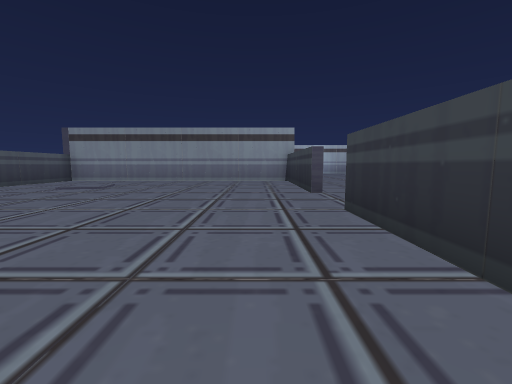
View 1 (above)

24 first-person views from a walk through a scene from a Unity 3-D project. The camera is 1.2 m above the floor, tilts 6° down and sees 90° across. The floor is counted in squares, 2 m on a side. Each view is taken from the middle of a square. On the plan, view 1 faces up. The plan holds only what a view shows up to about 9 squares ahead; the rest is blank.

View 2
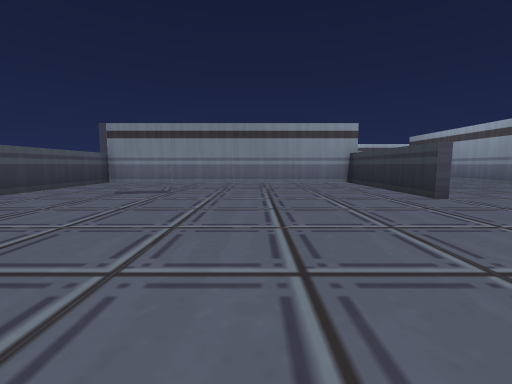

View 3
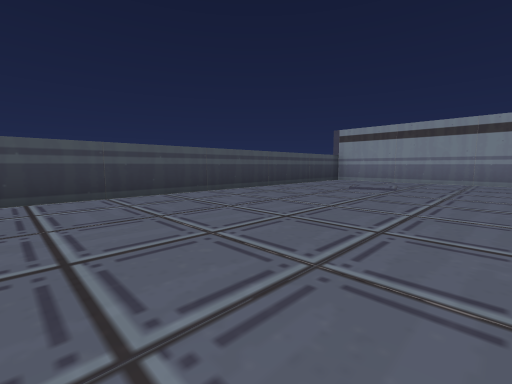

View 4
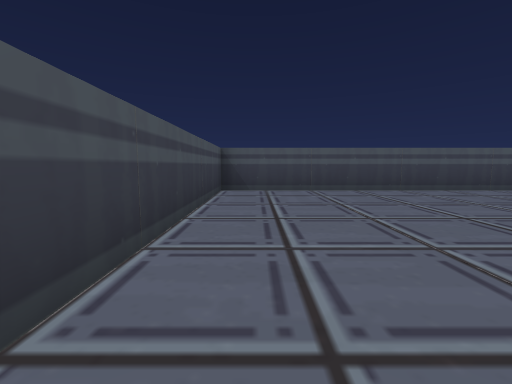

View 5
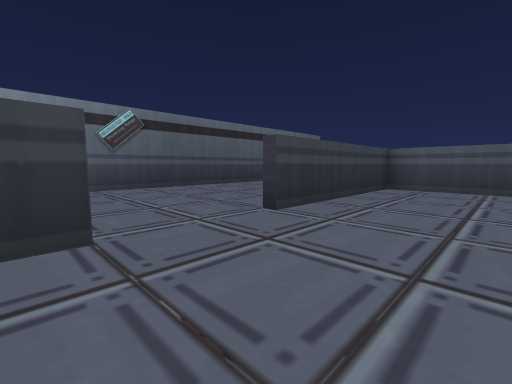

View 6
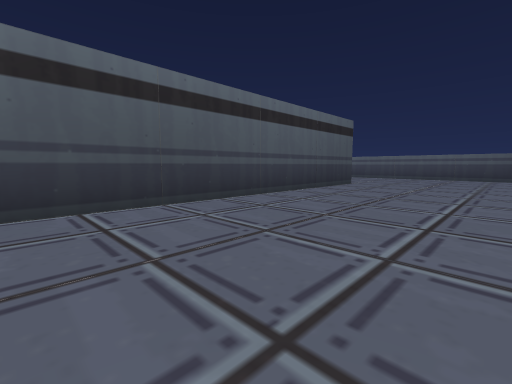

View 7
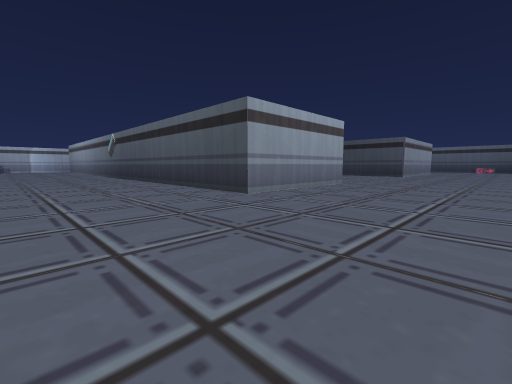

View 8
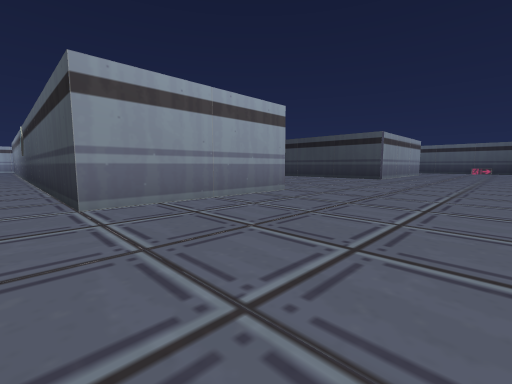

View 9
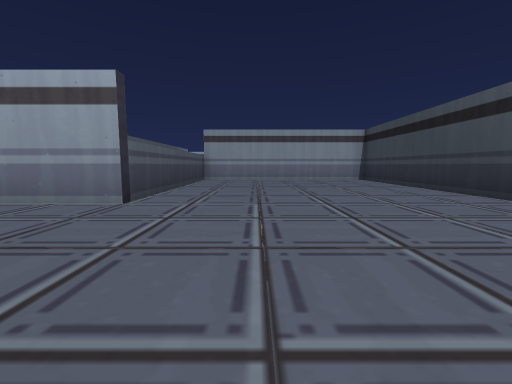

View 10
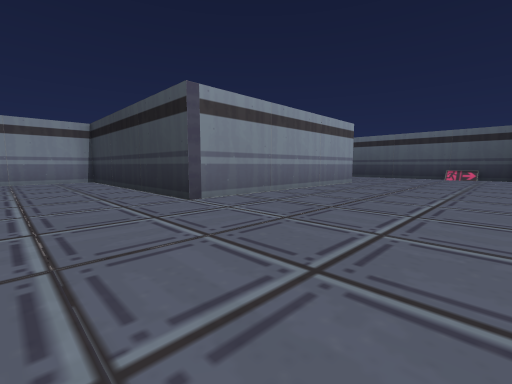

View 11
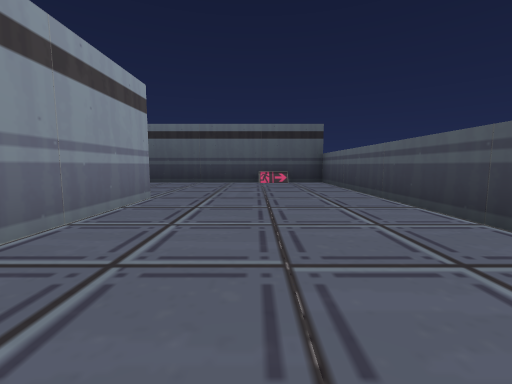

View 12
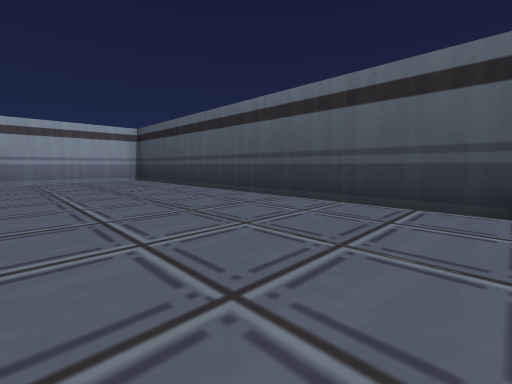

View 13
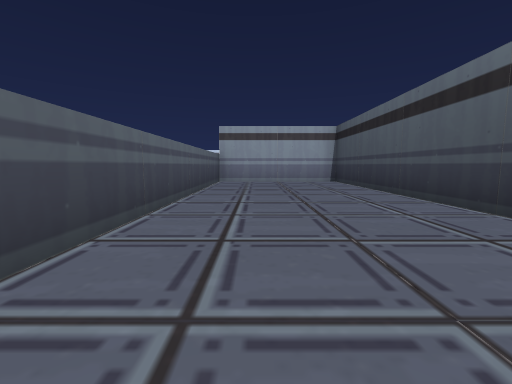

View 14
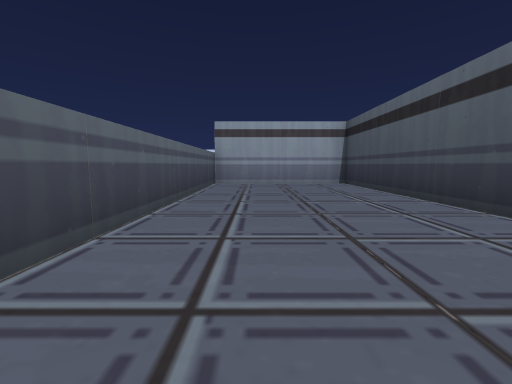

View 15
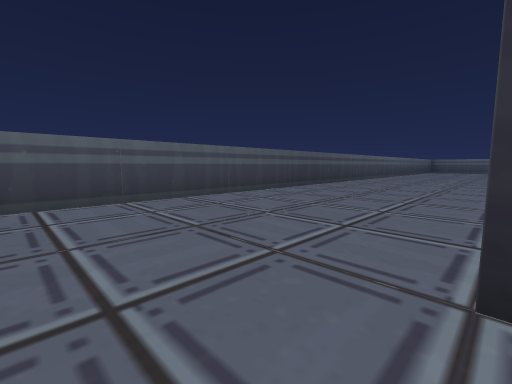

View 16
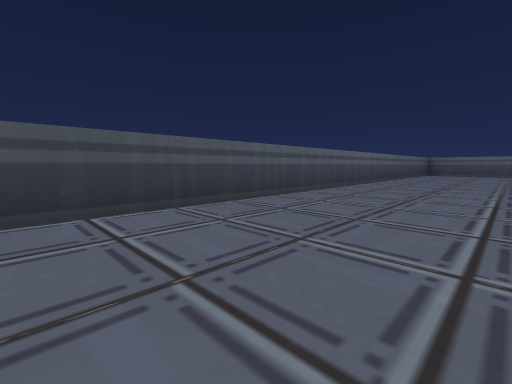

View 17
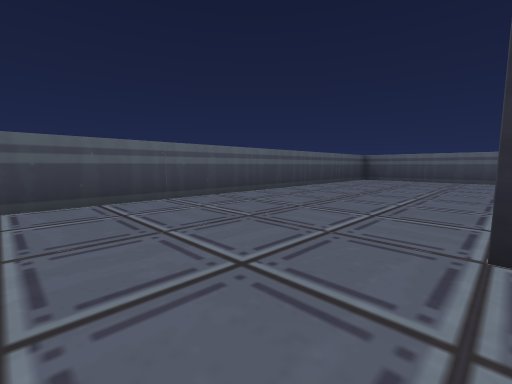

View 18
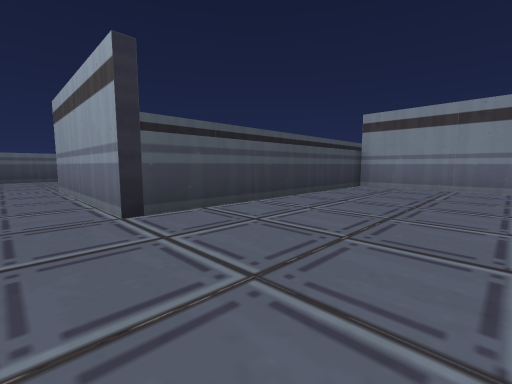

View 19
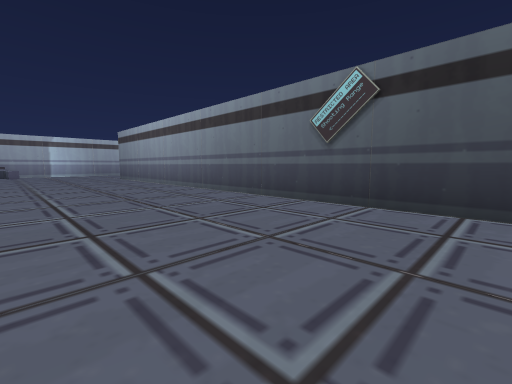

View 20
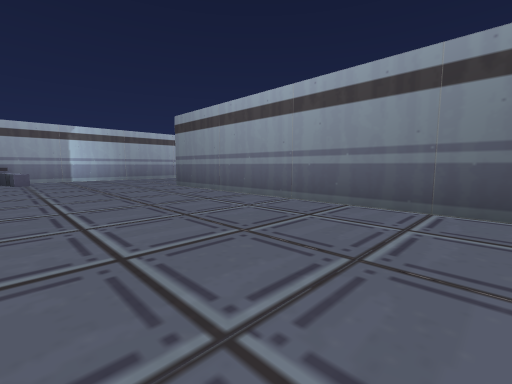

View 21
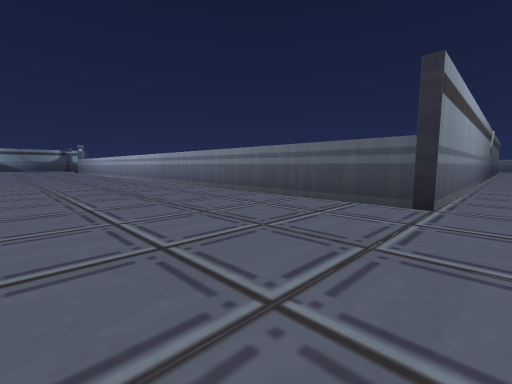

View 22
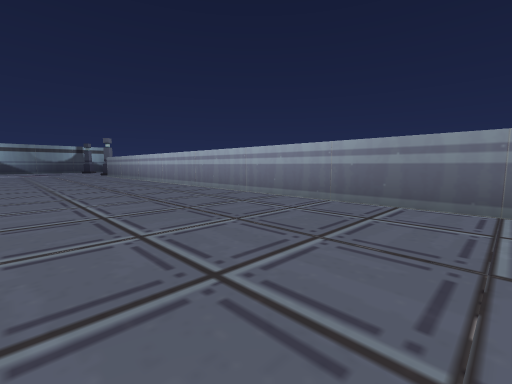

View 23
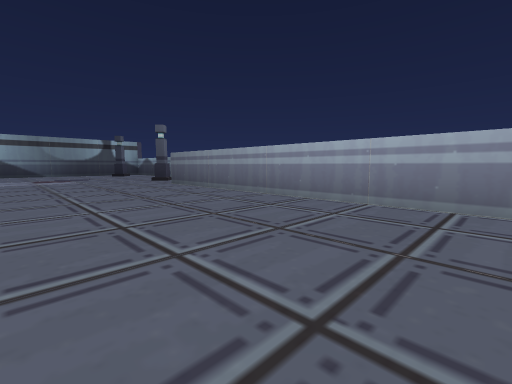

View 24
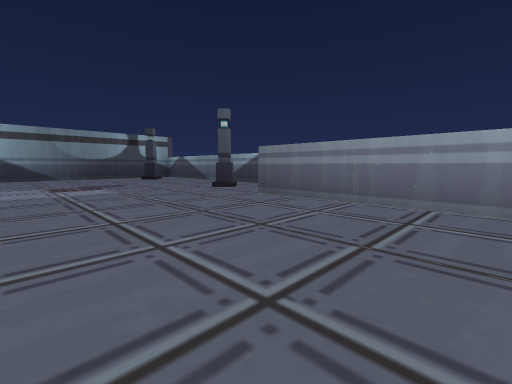

### Floor plan
Points are (right, up) in squares from view 1. A wall is a line through its corners. A room is listed if a view was taken in it or the views show most of it. See-through windows are left out.
Room 1 (views 1, 2, 3, 4, 5)
walls: (1.2, 5.5) (1.2, 9.8) (-7, 9.8) (-7, -0.8) (1.2, -0.8) (1.2, 3.5)
ways out: opening at (1, 4.5) to room 2
Room 2 (views 6, 7, 8, 9, 10, 11, 12, 13, 14, 15, 16, 17, 18, 19, 20, 21, 22, 23, 24)
walls: (1.4, -4.6) (1.4, -7.3); (28.9, 11.9) (29.7, 11.9); (2, -9.3) (26.9, -9.3) (26.9, 3.4) (22.7, 3.4) (22.7, -5.1) (16.3, -5.1) (16.3, 1.3) (9.9, 1.3) (9.9, -5.1) (5.7, -5.1) (5.7, 14) (27, 14); (3.6, 18.3) (2.6, 18.3); (35.4, 17.5) (35.4, 18)
ways out: opening at (1, 4.5) to room 1
objects: other object (2, 16) to (2, 18); sign (27, -8); pillar (29, 13) to (29, 14)

Where each view was taken, in squares from view 1:
view 1: 0 up, 0 right, facing up
view 2: 1 up, 2 left, facing up
view 3: 0 up, 2 left, facing up-left
view 4: 0 up, 1 left, facing left
view 5: 6 up, 1 left, facing down-right
view 6: 3 up, 2 right, facing down-right
view 7: 9 down, 2 right, facing up-right
view 8: 9 down, 5 right, facing up-right
view 9: 9 down, 12 right, facing up
view 10: 9 down, 14 right, facing up-right
view 11: 7 down, 18 right, facing right
view 12: 7 down, 23 right, facing up-right
view 13: 6 down, 24 right, facing up
view 14: 5 down, 24 right, facing up
view 15: 5 down, 24 right, facing down-left
view 16: 6 down, 18 right, facing down-left
view 17: 5 down, 12 right, facing down-left
view 18: 6 down, 13 right, facing up-left
view 19: 2 up, 2 right, facing up-right
view 20: 7 up, 2 right, facing up-right
view 21: 18 up, 5 right, facing down-right
view 22: 18 up, 12 right, facing down-right
view 23: 18 up, 19 right, facing down-right
view 24: 18 up, 23 right, facing down-right
